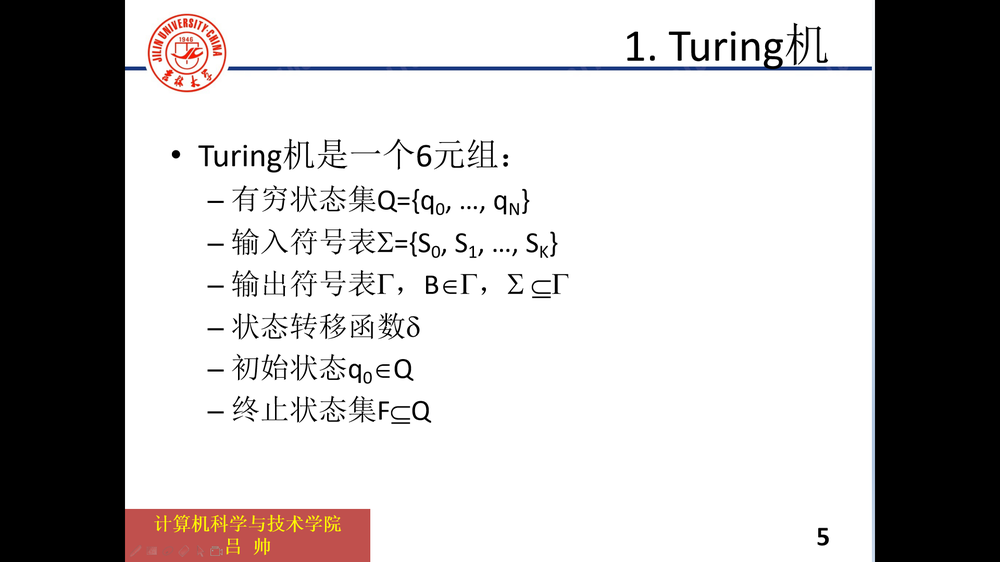
#> input picture target.png, 1000 x 562 px, shrunk from 1920 x 1080 before the run
$ python piture.py
#> lines starting #> are read from the running program, lines starting #| are printed output that depends on the picture
from PIL import Image
from PIL import ImageChops


def compare_images(path_one, path_two):
    """
    比较图片
    :param path_one: 第一张图片的路径
    :param path_two: 第二张图片的路径
    :return: 相同返回 success
    """
#> called with path_one = 'target.png', path_two = 'template.png'
    image_one = Image.open(path_one)
#> image_one is the input picture: PIL image 1000x562 RGB; mean R, G, B 183.6, 180.9, 180.7
    image_two = Image.open(path_two)
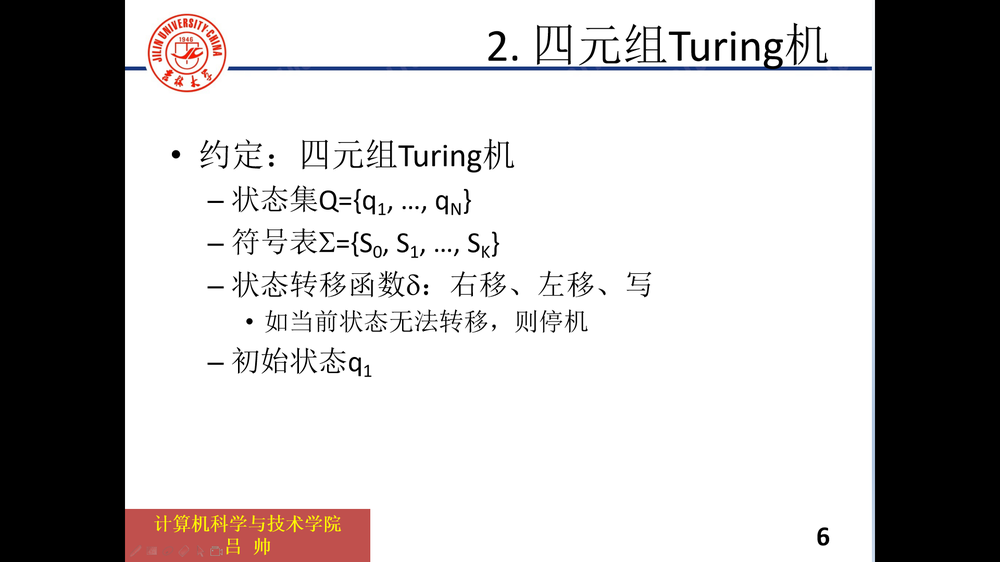
#> input picture template.png, 1000 x 562 px, shrunk from 1920 x 1080 before the run
#> image_two is the input picture: PIL image 1000x562 RGB; mean R, G, B 183.5, 180.8, 180.6
    try:
        diff = ImageChops.difference(image_one, image_two)
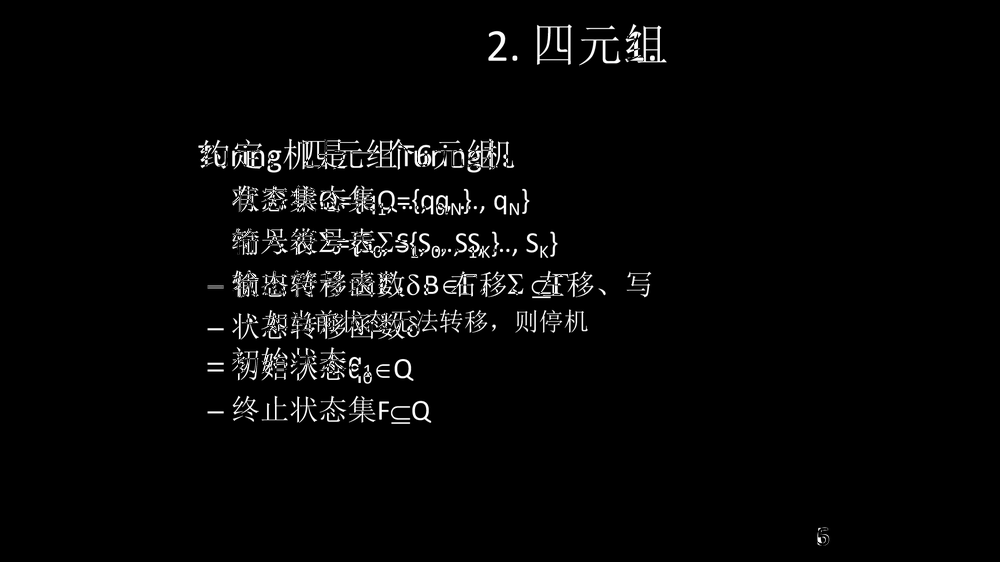
#> diff: PIL image 1000x562 RGB; mean R, G, B 6.8, 6.8, 6.8

        if diff.getbbox() is None:
            # 图片间没有任何不同则直接退出
            return "success"
        else:
            return "ERROR: 匹配失败！"

    except ValueError as e:
        return "{0}\n{1}".format(e, "图片大小和box对应的宽度不一致!")


if __name__ == '__main__':
    cc=compare_images(
        'target.png',
        'template.png',
    )
    print(cc)
